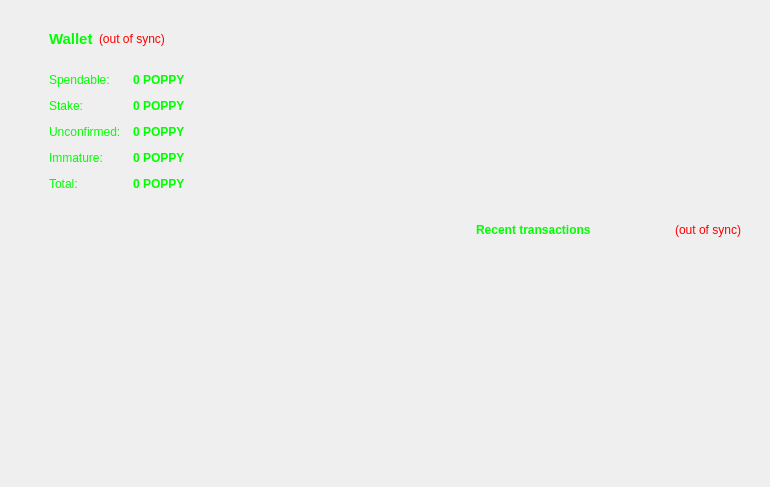
<?xml version="1.0" encoding="UTF-8"?>
<ui version="4.0">
 <class>OverviewPage</class>
 <widget class="QWidget" name="OverviewPage">
  <property name="geometry">
   <rect>
    <x>0</x>
    <y>0</y>
    <width>770</width>
    <height>487</height>
   </rect>
  </property>
  <property name="windowTitle">
   <string>Form</string>
  </property>
  <property name="styleSheet">
   <string notr="true">background-image: url(:/images/bkg.png);</string>
  </property>
  <layout class="QHBoxLayout" name="horizontalLayout" stretch="0,1,0,0,0,0,0,0,1">
   <item>
    <spacer name="verticalSpacer_7">
     <property name="orientation">
      <enum>Qt::Vertical</enum>
     </property>
     <property name="sizeHint" stdset="0">
      <size>
       <width>20</width>
       <height>40</height>
      </size>
     </property>
    </spacer>
   </item>
   <item>
    <layout class="QVBoxLayout" name="verticalLayout_2">
     <item>
      <widget class="QWidget" name="widget" native="true">
       <layout class="QVBoxLayout" name="verticalLayout_4">
        <item>
         <widget class="QFrame" name="frame">
          <layout class="QHBoxLayout" name="horizontalLayout_4">
           <item>
            <widget class="QLabel" name="label_5">
             <property name="font">
              <font>
               <pointsize>11</pointsize>
               <weight>75</weight>
               <bold>true</bold>
              </font>
             </property>
             <property name="text">
              <string>&lt;html&gt;&lt;head/&gt;&lt;body&gt;&lt;p&gt;&lt;span style=&quot; color:#00ff00;&quot;&gt;Wallet&lt;/span&gt;&lt;/p&gt;&lt;/body&gt;&lt;/html&gt;</string>
             </property>
            </widget>
           </item>
           <item>
            <widget class="QLabel" name="labelWalletStatus">
             <property name="toolTip">
              <string>The displayed information may be out of date. Your wallet automatically synchronizes with the POPPYX network after a connection is established, but this process has not completed yet.</string>
             </property>
             <property name="styleSheet">
              <string notr="true">QLabel { color: red; }</string>
             </property>
             <property name="text">
              <string notr="true">(out of sync)</string>
             </property>
             <property name="alignment">
              <set>Qt::AlignLeading|Qt::AlignLeft|Qt::AlignVCenter</set>
             </property>
            </widget>
           </item>
           <item>
            <spacer name="horizontalSpacer_2">
             <property name="orientation">
              <enum>Qt::Horizontal</enum>
             </property>
             <property name="sizeHint" stdset="0">
              <size>
               <width>40</width>
               <height>20</height>
              </size>
             </property>
            </spacer>
           </item>
          </layout>
         </widget>
        </item>
        <item>
         <widget class="QFrame" name="frame">
          <layout class="QFormLayout" name="formLayout_2">
           <property name="fieldGrowthPolicy">
            <enum>QFormLayout::AllNonFixedFieldsGrow</enum>
           </property>
           <property name="horizontalSpacing">
            <number>12</number>
           </property>
           <property name="verticalSpacing">
            <number>12</number>
           </property>
           <item row="0" column="0">
            <widget class="QLabel" name="label">
             <property name="text">
              <string>&lt;html&gt;&lt;head/&gt;&lt;body&gt;&lt;p&gt;&lt;span style=&quot; color:#00ff00;&quot;&gt;Spendable:&lt;/span&gt;&lt;/p&gt;&lt;/body&gt;&lt;/html&gt;</string>
             </property>
            </widget>
           </item>
           <item row="0" column="1">
            <widget class="QLabel" name="labelBalance">
             <property name="font">
              <font>
               <weight>75</weight>
               <bold>true</bold>
              </font>
             </property>
             <property name="cursor">
              <cursorShape>IBeamCursor</cursorShape>
             </property>
             <property name="toolTip">
              <string>Your current spendable balance</string>
             </property>
             <property name="styleSheet">
              <string notr="true">color: rgb(0, 255, 0);</string>
             </property>
             <property name="text">
              <string notr="true">0 POPPY</string>
             </property>
             <property name="textInteractionFlags">
              <set>Qt::LinksAccessibleByMouse|Qt::TextSelectableByKeyboard|Qt::TextSelectableByMouse</set>
             </property>
            </widget>
           </item>
           <item row="1" column="0">
            <widget class="QLabel" name="label_6">
             <property name="text">
              <string>&lt;html&gt;&lt;head/&gt;&lt;body&gt;&lt;p&gt;&lt;span style=&quot; color:#00ff00;&quot;&gt;Stake:&lt;/span&gt;&lt;/p&gt;&lt;/body&gt;&lt;/html&gt;</string>
             </property>
            </widget>
           </item>
           <item row="1" column="1">
            <widget class="QLabel" name="labelStake">
             <property name="font">
              <font>
               <weight>75</weight>
               <bold>true</bold>
              </font>
             </property>
             <property name="cursor">
              <cursorShape>IBeamCursor</cursorShape>
             </property>
             <property name="toolTip">
              <string>Total of coins that was staked, and do not yet count toward the current balance</string>
             </property>
             <property name="styleSheet">
              <string notr="true">color: rgb(0, 255, 0);</string>
             </property>
             <property name="text">
              <string notr="true">0 POPPY</string>
             </property>
             <property name="textInteractionFlags">
              <set>Qt::LinksAccessibleByMouse|Qt::TextSelectableByKeyboard|Qt::TextSelectableByMouse</set>
             </property>
            </widget>
           </item>
           <item row="2" column="0">
            <widget class="QLabel" name="label_3">
             <property name="text">
              <string>&lt;html&gt;&lt;head/&gt;&lt;body&gt;&lt;p&gt;&lt;span style=&quot; color:#00ff00;&quot;&gt;Unconfirmed:&lt;/span&gt;&lt;/p&gt;&lt;/body&gt;&lt;/html&gt;</string>
             </property>
            </widget>
           </item>
           <item row="2" column="1">
            <widget class="QLabel" name="labelUnconfirmed">
             <property name="font">
              <font>
               <weight>75</weight>
               <bold>true</bold>
              </font>
             </property>
             <property name="cursor">
              <cursorShape>IBeamCursor</cursorShape>
             </property>
             <property name="toolTip">
              <string>Total of transactions that have yet to be confirmed, and do not yet count toward the current balance</string>
             </property>
             <property name="styleSheet">
              <string notr="true">color: rgb(0, 255, 0);</string>
             </property>
             <property name="text">
              <string notr="true">0 POPPY</string>
             </property>
             <property name="textInteractionFlags">
              <set>Qt::LinksAccessibleByMouse|Qt::TextSelectableByKeyboard|Qt::TextSelectableByMouse</set>
             </property>
            </widget>
           </item>
           <item row="3" column="0">
            <widget class="QLabel" name="labelImmatureText">
             <property name="text">
              <string>&lt;html&gt;&lt;head/&gt;&lt;body&gt;&lt;p&gt;&lt;span style=&quot; color:#00ff00;&quot;&gt;Immature:&lt;/span&gt;&lt;/p&gt;&lt;/body&gt;&lt;/html&gt;</string>
             </property>
            </widget>
           </item>
           <item row="3" column="1">
            <widget class="QLabel" name="labelImmature">
             <property name="font">
              <font>
               <weight>75</weight>
               <bold>true</bold>
              </font>
             </property>
             <property name="toolTip">
              <string>Mined balance that has not yet matured</string>
             </property>
             <property name="styleSheet">
              <string notr="true">color: rgb(0, 255, 0);</string>
             </property>
             <property name="text">
              <string notr="true">0 POPPY</string>
             </property>
             <property name="textInteractionFlags">
              <set>Qt::LinksAccessibleByMouse|Qt::TextSelectableByKeyboard|Qt::TextSelectableByMouse</set>
             </property>
            </widget>
           </item>
           <item row="4" column="0">
            <widget class="QLabel" name="labelTotalText">
             <property name="text">
              <string>&lt;html&gt;&lt;head/&gt;&lt;body&gt;&lt;p&gt;&lt;span style=&quot; color:#00ff00;&quot;&gt;Total:&lt;/span&gt;&lt;/p&gt;&lt;/body&gt;&lt;/html&gt;</string>
             </property>
            </widget>
           </item>
           <item row="4" column="1">
            <widget class="QLabel" name="labelTotal">
             <property name="font">
              <font>
               <weight>75</weight>
               <bold>true</bold>
              </font>
             </property>
             <property name="cursor">
              <cursorShape>IBeamCursor</cursorShape>
             </property>
             <property name="toolTip">
              <string>Your current total balance</string>
             </property>
             <property name="styleSheet">
              <string notr="true">color: rgb(0, 255, 0);</string>
             </property>
             <property name="text">
              <string notr="true">0 POPPY</string>
             </property>
             <property name="textInteractionFlags">
              <set>Qt::LinksAccessibleByMouse|Qt::TextSelectableByKeyboard|Qt::TextSelectableByMouse</set>
             </property>
            </widget>
           </item>
          </layout>
         </widget>
        </item>
       </layout>
      </widget>
     </item>
     <item>
      <spacer name="verticalSpacer">
       <property name="orientation">
        <enum>Qt::Vertical</enum>
       </property>
       <property name="sizeHint" stdset="0">
        <size>
         <width>20</width>
         <height>40</height>
        </size>
       </property>
      </spacer>
     </item>
    </layout>
   </item>
   <item>
    <spacer name="verticalSpacer_3">
     <property name="orientation">
      <enum>Qt::Vertical</enum>
     </property>
     <property name="sizeHint" stdset="0">
      <size>
       <width>20</width>
       <height>40</height>
      </size>
     </property>
    </spacer>
   </item>
   <item>
    <spacer name="verticalSpacer_4">
     <property name="orientation">
      <enum>Qt::Vertical</enum>
     </property>
     <property name="sizeHint" stdset="0">
      <size>
       <width>20</width>
       <height>40</height>
      </size>
     </property>
    </spacer>
   </item>
   <item>
    <spacer name="verticalSpacer_8">
     <property name="orientation">
      <enum>Qt::Vertical</enum>
     </property>
     <property name="sizeHint" stdset="0">
      <size>
       <width>20</width>
       <height>40</height>
      </size>
     </property>
    </spacer>
   </item>
   <item>
    <spacer name="verticalSpacer_6">
     <property name="orientation">
      <enum>Qt::Vertical</enum>
     </property>
     <property name="sizeHint" stdset="0">
      <size>
       <width>20</width>
       <height>40</height>
      </size>
     </property>
    </spacer>
   </item>
   <item>
    <spacer name="verticalSpacer_9">
     <property name="orientation">
      <enum>Qt::Vertical</enum>
     </property>
     <property name="sizeHint" stdset="0">
      <size>
       <width>20</width>
       <height>40</height>
      </size>
     </property>
    </spacer>
   </item>
   <item>
    <spacer name="verticalSpacer_5">
     <property name="orientation">
      <enum>Qt::Vertical</enum>
     </property>
     <property name="sizeHint" stdset="0">
      <size>
       <width>20</width>
       <height>40</height>
      </size>
     </property>
    </spacer>
   </item>
   <item>
    <layout class="QVBoxLayout" name="verticalLayout_3">
     <item>
      <spacer name="verticalSpacer_2">
       <property name="orientation">
        <enum>Qt::Vertical</enum>
       </property>
       <property name="sizeHint" stdset="0">
        <size>
         <width>20</width>
         <height>40</height>
        </size>
       </property>
      </spacer>
     </item>
     <item>
      <widget class="QWidget" name="widget_2" native="true">
       <layout class="QVBoxLayout" name="verticalLayout">
        <item>
         <spacer name="horizontalSpacer_3">
          <property name="orientation">
           <enum>Qt::Horizontal</enum>
          </property>
          <property name="sizeHint" stdset="0">
           <size>
            <width>40</width>
            <height>20</height>
           </size>
          </property>
         </spacer>
        </item>
        <item>
         <spacer name="horizontalSpacer_4">
          <property name="orientation">
           <enum>Qt::Horizontal</enum>
          </property>
          <property name="sizeHint" stdset="0">
           <size>
            <width>40</width>
            <height>20</height>
           </size>
          </property>
         </spacer>
        </item>
        <item>
         <spacer name="horizontalSpacer_5">
          <property name="orientation">
           <enum>Qt::Horizontal</enum>
          </property>
          <property name="sizeHint" stdset="0">
           <size>
            <width>40</width>
            <height>20</height>
           </size>
          </property>
         </spacer>
        </item>
        <item>
         <widget class="QFrame" name="frame">
          <layout class="QHBoxLayout" name="horizontalLayout_2">
           <item>
            <widget class="QLabel" name="label_4">
             <property name="text">
              <string>&lt;html&gt;&lt;head/&gt;&lt;body&gt;&lt;p&gt;&lt;span style=&quot; font-weight:600; color:#00ff00;&quot;&gt;Recent transactions&lt;/span&gt;&lt;/p&gt;&lt;/body&gt;&lt;/html&gt;</string>
             </property>
            </widget>
           </item>
           <item>
            <spacer name="horizontalSpacer">
             <property name="orientation">
              <enum>Qt::Horizontal</enum>
             </property>
             <property name="sizeHint" stdset="0">
              <size>
               <width>40</width>
               <height>20</height>
              </size>
             </property>
            </spacer>
           </item>
           <item>
            <widget class="QLabel" name="labelTransactionsStatus">
             <property name="toolTip">
              <string>The displayed information may be out of date. Your wallet automatically synchronizes with the POPPYX network after a connection is established, but this process has not completed yet.</string>
             </property>
             <property name="styleSheet">
              <string notr="true">QLabel { color: red; }</string>
             </property>
             <property name="text">
              <string notr="true">(out of sync)</string>
             </property>
             <property name="alignment">
              <set>Qt::AlignRight|Qt::AlignTrailing|Qt::AlignVCenter</set>
             </property>
            </widget>
           </item>
          </layout>
         </widget>
        </item>
        <item>
         <widget class="QListView" name="listTransactions">
          <property name="palette">
           <palette>
            <active>
             <colorrole role="WindowText">
              <brush brushstyle="SolidPattern">
               <color alpha="255">
                <red>0</red>
                <green>0</green>
                <blue>0</blue>
               </color>
              </brush>
             </colorrole>
             <colorrole role="Button">
              <brush brushstyle="SolidPattern">
               <color alpha="0">
                <red>0</red>
                <green>0</green>
                <blue>0</blue>
               </color>
              </brush>
             </colorrole>
             <colorrole role="Light">
              <brush brushstyle="SolidPattern">
               <color alpha="255">
                <red>255</red>
                <green>0</green>
                <blue>0</blue>
               </color>
              </brush>
             </colorrole>
             <colorrole role="Midlight">
              <brush brushstyle="SolidPattern">
               <color alpha="255">
                <red>212</red>
                <green>0</green>
                <blue>0</blue>
               </color>
              </brush>
             </colorrole>
             <colorrole role="Dark">
              <brush brushstyle="SolidPattern">
               <color alpha="255">
                <red>85</red>
                <green>0</green>
                <blue>0</blue>
               </color>
              </brush>
             </colorrole>
             <colorrole role="Mid">
              <brush brushstyle="SolidPattern">
               <color alpha="255">
                <red>113</red>
                <green>0</green>
                <blue>0</blue>
               </color>
              </brush>
             </colorrole>
             <colorrole role="Text">
              <brush brushstyle="SolidPattern">
               <color alpha="255">
                <red>0</red>
                <green>0</green>
                <blue>0</blue>
               </color>
              </brush>
             </colorrole>
             <colorrole role="BrightText">
              <brush brushstyle="SolidPattern">
               <color alpha="255">
                <red>255</red>
                <green>255</green>
                <blue>255</blue>
               </color>
              </brush>
             </colorrole>
             <colorrole role="ButtonText">
              <brush brushstyle="SolidPattern">
               <color alpha="255">
                <red>0</red>
                <green>0</green>
                <blue>0</blue>
               </color>
              </brush>
             </colorrole>
             <colorrole role="Base">
              <brush brushstyle="NoBrush">
               <color alpha="255">
                <red>0</red>
                <green>0</green>
                <blue>0</blue>
               </color>
              </brush>
             </colorrole>
             <colorrole role="Window">
              <brush brushstyle="SolidPattern">
               <color alpha="0">
                <red>0</red>
                <green>0</green>
                <blue>0</blue>
               </color>
              </brush>
             </colorrole>
             <colorrole role="Shadow">
              <brush brushstyle="SolidPattern">
               <color alpha="255">
                <red>0</red>
                <green>0</green>
                <blue>0</blue>
               </color>
              </brush>
             </colorrole>
             <colorrole role="AlternateBase">
              <brush brushstyle="SolidPattern">
               <color alpha="255">
                <red>212</red>
                <green>127</green>
                <blue>127</blue>
               </color>
              </brush>
             </colorrole>
             <colorrole role="ToolTipBase">
              <brush brushstyle="SolidPattern">
               <color alpha="255">
                <red>255</red>
                <green>255</green>
                <blue>220</blue>
               </color>
              </brush>
             </colorrole>
             <colorrole role="ToolTipText">
              <brush brushstyle="SolidPattern">
               <color alpha="255">
                <red>0</red>
                <green>0</green>
                <blue>0</blue>
               </color>
              </brush>
             </colorrole>
            </active>
            <inactive>
             <colorrole role="WindowText">
              <brush brushstyle="SolidPattern">
               <color alpha="255">
                <red>0</red>
                <green>0</green>
                <blue>0</blue>
               </color>
              </brush>
             </colorrole>
             <colorrole role="Button">
              <brush brushstyle="SolidPattern">
               <color alpha="0">
                <red>0</red>
                <green>0</green>
                <blue>0</blue>
               </color>
              </brush>
             </colorrole>
             <colorrole role="Light">
              <brush brushstyle="SolidPattern">
               <color alpha="255">
                <red>255</red>
                <green>0</green>
                <blue>0</blue>
               </color>
              </brush>
             </colorrole>
             <colorrole role="Midlight">
              <brush brushstyle="SolidPattern">
               <color alpha="255">
                <red>212</red>
                <green>0</green>
                <blue>0</blue>
               </color>
              </brush>
             </colorrole>
             <colorrole role="Dark">
              <brush brushstyle="SolidPattern">
               <color alpha="255">
                <red>85</red>
                <green>0</green>
                <blue>0</blue>
               </color>
              </brush>
             </colorrole>
             <colorrole role="Mid">
              <brush brushstyle="SolidPattern">
               <color alpha="255">
                <red>113</red>
                <green>0</green>
                <blue>0</blue>
               </color>
              </brush>
             </colorrole>
             <colorrole role="Text">
              <brush brushstyle="SolidPattern">
               <color alpha="255">
                <red>0</red>
                <green>0</green>
                <blue>0</blue>
               </color>
              </brush>
             </colorrole>
             <colorrole role="BrightText">
              <brush brushstyle="SolidPattern">
               <color alpha="255">
                <red>255</red>
                <green>255</green>
                <blue>255</blue>
               </color>
              </brush>
             </colorrole>
             <colorrole role="ButtonText">
              <brush brushstyle="SolidPattern">
               <color alpha="255">
                <red>0</red>
                <green>0</green>
                <blue>0</blue>
               </color>
              </brush>
             </colorrole>
             <colorrole role="Base">
              <brush brushstyle="NoBrush">
               <color alpha="255">
                <red>0</red>
                <green>0</green>
                <blue>0</blue>
               </color>
              </brush>
             </colorrole>
             <colorrole role="Window">
              <brush brushstyle="SolidPattern">
               <color alpha="0">
                <red>0</red>
                <green>0</green>
                <blue>0</blue>
               </color>
              </brush>
             </colorrole>
             <colorrole role="Shadow">
              <brush brushstyle="SolidPattern">
               <color alpha="255">
                <red>0</red>
                <green>0</green>
                <blue>0</blue>
               </color>
              </brush>
             </colorrole>
             <colorrole role="AlternateBase">
              <brush brushstyle="SolidPattern">
               <color alpha="255">
                <red>212</red>
                <green>127</green>
                <blue>127</blue>
               </color>
              </brush>
             </colorrole>
             <colorrole role="ToolTipBase">
              <brush brushstyle="SolidPattern">
               <color alpha="255">
                <red>255</red>
                <green>255</green>
                <blue>220</blue>
               </color>
              </brush>
             </colorrole>
             <colorrole role="ToolTipText">
              <brush brushstyle="SolidPattern">
               <color alpha="255">
                <red>0</red>
                <green>0</green>
                <blue>0</blue>
               </color>
              </brush>
             </colorrole>
            </inactive>
            <disabled>
             <colorrole role="WindowText">
              <brush brushstyle="SolidPattern">
               <color alpha="255">
                <red>85</red>
                <green>0</green>
                <blue>0</blue>
               </color>
              </brush>
             </colorrole>
             <colorrole role="Button">
              <brush brushstyle="SolidPattern">
               <color alpha="0">
                <red>0</red>
                <green>0</green>
                <blue>0</blue>
               </color>
              </brush>
             </colorrole>
             <colorrole role="Light">
              <brush brushstyle="SolidPattern">
               <color alpha="255">
                <red>255</red>
                <green>0</green>
                <blue>0</blue>
               </color>
              </brush>
             </colorrole>
             <colorrole role="Midlight">
              <brush brushstyle="SolidPattern">
               <color alpha="255">
                <red>212</red>
                <green>0</green>
                <blue>0</blue>
               </color>
              </brush>
             </colorrole>
             <colorrole role="Dark">
              <brush brushstyle="SolidPattern">
               <color alpha="255">
                <red>85</red>
                <green>0</green>
                <blue>0</blue>
               </color>
              </brush>
             </colorrole>
             <colorrole role="Mid">
              <brush brushstyle="SolidPattern">
               <color alpha="255">
                <red>113</red>
                <green>0</green>
                <blue>0</blue>
               </color>
              </brush>
             </colorrole>
             <colorrole role="Text">
              <brush brushstyle="SolidPattern">
               <color alpha="255">
                <red>85</red>
                <green>0</green>
                <blue>0</blue>
               </color>
              </brush>
             </colorrole>
             <colorrole role="BrightText">
              <brush brushstyle="SolidPattern">
               <color alpha="255">
                <red>255</red>
                <green>255</green>
                <blue>255</blue>
               </color>
              </brush>
             </colorrole>
             <colorrole role="ButtonText">
              <brush brushstyle="SolidPattern">
               <color alpha="255">
                <red>85</red>
                <green>0</green>
                <blue>0</blue>
               </color>
              </brush>
             </colorrole>
             <colorrole role="Base">
              <brush brushstyle="NoBrush">
               <color alpha="255">
                <red>0</red>
                <green>0</green>
                <blue>0</blue>
               </color>
              </brush>
             </colorrole>
             <colorrole role="Window">
              <brush brushstyle="SolidPattern">
               <color alpha="0">
                <red>0</red>
                <green>0</green>
                <blue>0</blue>
               </color>
              </brush>
             </colorrole>
             <colorrole role="Shadow">
              <brush brushstyle="SolidPattern">
               <color alpha="255">
                <red>0</red>
                <green>0</green>
                <blue>0</blue>
               </color>
              </brush>
             </colorrole>
             <colorrole role="AlternateBase">
              <brush brushstyle="SolidPattern">
               <color alpha="255">
                <red>170</red>
                <green>0</green>
                <blue>0</blue>
               </color>
              </brush>
             </colorrole>
             <colorrole role="ToolTipBase">
              <brush brushstyle="SolidPattern">
               <color alpha="255">
                <red>255</red>
                <green>255</green>
                <blue>220</blue>
               </color>
              </brush>
             </colorrole>
             <colorrole role="ToolTipText">
              <brush brushstyle="SolidPattern">
               <color alpha="255">
                <red>0</red>
                <green>0</green>
                <blue>0</blue>
               </color>
              </brush>
             </colorrole>
            </disabled>
           </palette>
          </property>
          <property name="font">
           <font>
            <weight>75</weight>
            <bold>true</bold>
           </font>
          </property>
          <property name="styleSheet">
           <string notr="true">QListView { background: transparent; }
color: rgb(0, 255, 0);</string>
          </property>
          <property name="frameShape">
           <enum>QFrame::NoFrame</enum>
          </property>
          <property name="verticalScrollBarPolicy">
           <enum>Qt::ScrollBarAlwaysOff</enum>
          </property>
          <property name="horizontalScrollBarPolicy">
           <enum>Qt::ScrollBarAlwaysOff</enum>
          </property>
          <property name="selectionMode">
           <enum>QAbstractItemView::NoSelection</enum>
          </property>
         </widget>
        </item>
        <item>
         <spacer name="horizontalSpacer_6">
          <property name="orientation">
           <enum>Qt::Horizontal</enum>
          </property>
          <property name="sizeHint" stdset="0">
           <size>
            <width>40</width>
            <height>20</height>
           </size>
          </property>
         </spacer>
        </item>
       </layout>
      </widget>
     </item>
    </layout>
   </item>
  </layout>
 </widget>
 <resources>
  <include location="../bitcoin.qrc"/>
 </resources>
 <connections/>
</ui>
